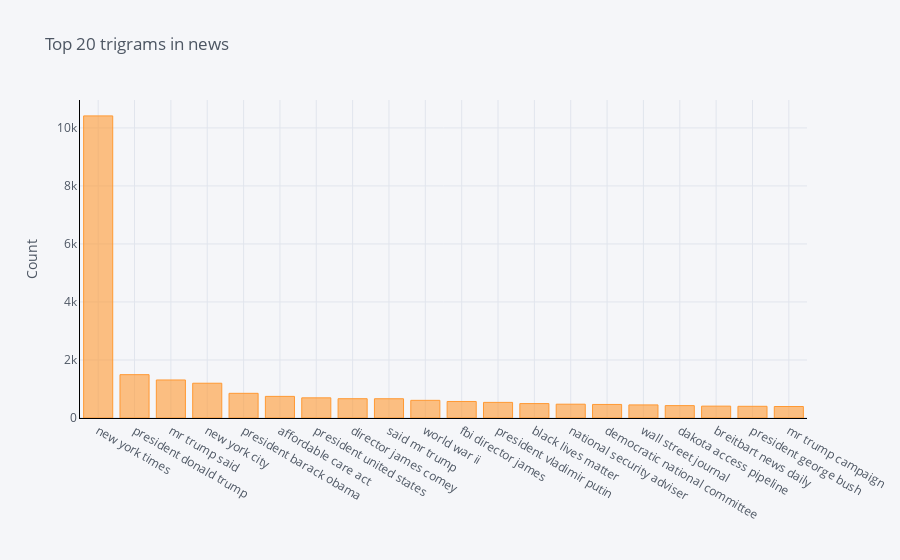

The code cell stored with this chart in its notebook:
### Code cell
#Function to get top trigram words
def get_top_n_trigram(corpus, n=None):
    vec = CountVectorizer(ngram_range=(3, 3), stop_words='english').fit(corpus)
    bag_of_words = vec.transform(corpus)
    sum_words = bag_of_words.sum(axis=0) 
    words_freq = [(word, sum_words[0, idx]) for word, idx in vec.vocabulary_.items()]
    words_freq =sorted(words_freq, key = lambda x: x[1], reverse=True)
    return words_freq[:n]

#Calling function and return only top 20 words
common_words = get_top_n_trigram(clean_df['news'], 20)

#Printing word and their respective frequencies
for word, freq in common_words:
    print(word, freq)

#Creating a dataframe with words and count
df6 = pd.DataFrame(common_words, columns = ['news' , 'count'])

#Grouping the words and plotting their frequencies
df6.groupby('news').sum()['count'].sort_values(ascending=False).iplot(
    kind='bar', yTitle='Count', linecolor='black', title='Top 20 trigrams in news')

### Figure 1 — Plotly figure (JSON) as saved in the notebook; plotly's stock layout.template omitted (floating-point values rounded to 4 significant figures)
{"data": [{"marker": {"color": "rgba(255, 153, 51, 0.6)", "line": {"color": "rgba(255, 153, 51, 1.0)", "width": 1}}, "name": "count", "orientation": "v", "text": "", "x": ["new york times", "president donald trump", "mr trump said", "new york city", "president barack obama", "affordable care act", "president united states", "director james comey", "said mr trump", "world war ii", "fbi director james", "president vladimir putin", "black lives matter", "national security adviser", "democratic national committee", "wall street journal", "dakota access pipeline", "breitbart news daily", "president george bush", "mr trump campaign"], "y": [10415, 1494, 1311, 1199, 851, 745, 695, 665, 664, 609, 570, 538, 497, 476, 467, 451, 427, 409, 403, 396], "type": "bar"}], "layout": {"legend": {"bgcolor": "#F5F6F9", "font": {"color": "#4D5663"}}, "paper_bgcolor": "#F5F6F9", "plot_bgcolor": "#F5F6F9", "title": {"font": {"color": "#4D5663"}, "text": "Top 20 trigrams in news"}, "xaxis": {"gridcolor": "#E1E5ED", "linecolor": "black", "showgrid": true, "tickfont": {"color": "#4D5663"}, "title": {"font": {"color": "#4D5663"}, "text": ""}, "zerolinecolor": "#E1E5ED"}, "yaxis": {"gridcolor": "#E1E5ED", "linecolor": "black", "showgrid": true, "tickfont": {"color": "#4D5663"}, "title": {"font": {"color": "#4D5663"}, "text": "Count"}, "zerolinecolor": "#E1E5ED"}}}
